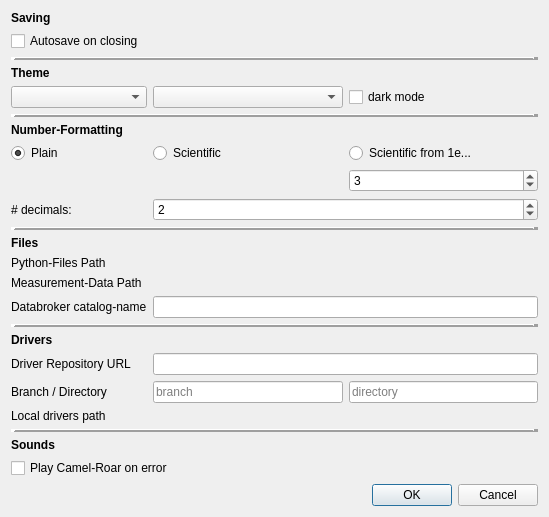
<?xml version="1.0" encoding="UTF-8"?>
<ui version="4.0">
 <class>settings_window</class>
 <widget class="QDialog" name="settings_window">
  <property name="geometry">
   <rect>
    <x>0</x>
    <y>0</y>
    <width>549</width>
    <height>485</height>
   </rect>
  </property>
  <property name="windowTitle">
   <string>Dialog</string>
  </property>
  <layout class="QGridLayout" name="gridLayout">
   <item row="4" column="1">
    <widget class="QComboBox" name="comboBox_theme"/>
   </item>
   <item row="2" column="1" colspan="3">
    <widget class="Line" name="line">
     <property name="frameShadow">
      <enum>QFrame::Raised</enum>
     </property>
     <property name="lineWidth">
      <number>5</number>
     </property>
     <property name="orientation">
      <enum>Qt::Horizontal</enum>
     </property>
    </widget>
   </item>
   <item row="10" column="2" colspan="2">
    <widget class="QSpinBox" name="spinBox_n_decimals">
     <property name="value">
      <number>2</number>
     </property>
    </widget>
   </item>
   <item row="8" column="1">
    <widget class="QRadioButton" name="radioButton_plain_numbers">
     <property name="text">
      <string>Plain</string>
     </property>
     <property name="checkable">
      <bool>true</bool>
     </property>
     <property name="checked">
      <bool>true</bool>
     </property>
    </widget>
   </item>
   <item row="10" column="1">
    <widget class="QLabel" name="label_4">
     <property name="maximumSize">
      <size>
       <width>16777215</width>
       <height>17</height>
      </size>
     </property>
     <property name="text">
      <string># decimals:</string>
     </property>
    </widget>
   </item>
   <item row="17" column="1">
    <widget class="QLabel" name="label_10">
     <property name="text">
      <string>Databroker catalog-name</string>
     </property>
    </widget>
   </item>
   <item row="0" column="1" colspan="3">
    <widget class="QLabel" name="label">
     <property name="maximumSize">
      <size>
       <width>16777215</width>
       <height>17</height>
      </size>
     </property>
     <property name="font">
      <font>
       <weight>75</weight>
       <italic>false</italic>
       <bold>true</bold>
      </font>
     </property>
     <property name="text">
      <string>Saving</string>
     </property>
    </widget>
   </item>
   <item row="8" column="3">
    <widget class="QRadioButton" name="radioButton_mixed">
     <property name="text">
      <string>Scientific from 1e...</string>
     </property>
    </widget>
   </item>
   <item row="12" column="1" colspan="3">
    <widget class="QLabel" name="label_5">
     <property name="maximumSize">
      <size>
       <width>16777215</width>
       <height>17</height>
      </size>
     </property>
     <property name="font">
      <font>
       <weight>75</weight>
       <bold>true</bold>
      </font>
     </property>
     <property name="text">
      <string>Files</string>
     </property>
    </widget>
   </item>
   <item row="11" column="1" colspan="3">
    <widget class="Line" name="line_3">
     <property name="frameShadow">
      <enum>QFrame::Raised</enum>
     </property>
     <property name="lineWidth">
      <number>5</number>
     </property>
     <property name="orientation">
      <enum>Qt::Horizontal</enum>
     </property>
    </widget>
   </item>
   <item row="25" column="1" colspan="3">
    <widget class="QCheckBox" name="checkBox_play_camel_on_error">
     <property name="text">
      <string>Play Camel-Roar on error</string>
     </property>
    </widget>
   </item>
   <item row="21" column="2">
    <widget class="QLineEdit" name="lineEdit_branch">
     <property name="placeholderText">
      <string>branch</string>
     </property>
    </widget>
   </item>
   <item row="5" column="1" colspan="3">
    <widget class="Line" name="line_2">
     <property name="frameShadow">
      <enum>QFrame::Raised</enum>
     </property>
     <property name="lineWidth">
      <number>5</number>
     </property>
     <property name="orientation">
      <enum>Qt::Horizontal</enum>
     </property>
    </widget>
   </item>
   <item row="16" column="1">
    <widget class="QLabel" name="label_7">
     <property name="maximumSize">
      <size>
       <width>16777215</width>
       <height>17</height>
      </size>
     </property>
     <property name="text">
      <string>Measurement-Data Path</string>
     </property>
    </widget>
   </item>
   <item row="17" column="2" colspan="2">
    <widget class="QLineEdit" name="lineEdit_catalog_name"/>
   </item>
   <item row="7" column="1" colspan="3">
    <widget class="QLabel" name="label_3">
     <property name="maximumSize">
      <size>
       <width>16777215</width>
       <height>17</height>
      </size>
     </property>
     <property name="font">
      <font>
       <weight>75</weight>
       <bold>true</bold>
      </font>
     </property>
     <property name="text">
      <string>Number-Formatting</string>
     </property>
    </widget>
   </item>
   <item row="23" column="1" colspan="3">
    <widget class="Line" name="line_5">
     <property name="frameShadow">
      <enum>QFrame::Raised</enum>
     </property>
     <property name="lineWidth">
      <number>5</number>
     </property>
     <property name="orientation">
      <enum>Qt::Horizontal</enum>
     </property>
    </widget>
   </item>
   <item row="9" column="3">
    <widget class="QSpinBox" name="spinBox_scientific_from">
     <property name="value">
      <number>3</number>
     </property>
    </widget>
   </item>
   <item row="8" column="2">
    <widget class="QRadioButton" name="radioButton_scientific">
     <property name="text">
      <string>Scientific</string>
     </property>
    </widget>
   </item>
   <item row="3" column="1" colspan="3">
    <widget class="QLabel" name="label_2">
     <property name="maximumSize">
      <size>
       <width>16777215</width>
       <height>17</height>
      </size>
     </property>
     <property name="font">
      <font>
       <weight>75</weight>
       <bold>true</bold>
      </font>
     </property>
     <property name="text">
      <string>Theme</string>
     </property>
    </widget>
   </item>
   <item row="26" column="1" colspan="3">
    <widget class="QDialogButtonBox" name="buttonBox">
     <property name="orientation">
      <enum>Qt::Horizontal</enum>
     </property>
     <property name="standardButtons">
      <set>QDialogButtonBox::Cancel|QDialogButtonBox::Ok</set>
     </property>
    </widget>
   </item>
   <item row="13" column="1">
    <widget class="QLabel" name="label_6">
     <property name="maximumSize">
      <size>
       <width>16777215</width>
       <height>17</height>
      </size>
     </property>
     <property name="text">
      <string>Python-Files Path</string>
     </property>
    </widget>
   </item>
   <item row="18" column="1" colspan="3">
    <widget class="Line" name="line_6">
     <property name="frameShadow">
      <enum>QFrame::Raised</enum>
     </property>
     <property name="lineWidth">
      <number>5</number>
     </property>
     <property name="orientation">
      <enum>Qt::Horizontal</enum>
     </property>
    </widget>
   </item>
   <item row="20" column="2" colspan="2">
    <widget class="QLineEdit" name="lineEdit_repo"/>
   </item>
   <item row="20" column="1">
    <widget class="QLabel" name="label_12">
     <property name="text">
      <string>Driver Repository URL</string>
     </property>
    </widget>
   </item>
   <item row="21" column="1">
    <widget class="QLabel" name="label_14">
     <property name="text">
      <string>Branch / Directory</string>
     </property>
    </widget>
   </item>
   <item row="22" column="1">
    <widget class="QLabel" name="label_8">
     <property name="maximumSize">
      <size>
       <width>16777215</width>
       <height>17</height>
      </size>
     </property>
     <property name="text">
      <string>Local drivers path</string>
     </property>
    </widget>
   </item>
   <item row="21" column="3">
    <widget class="QLineEdit" name="lineEdit_directory">
     <property name="placeholderText">
      <string>directory</string>
     </property>
    </widget>
   </item>
   <item row="24" column="1" colspan="3">
    <widget class="QLabel" name="label_11">
     <property name="font">
      <font>
       <weight>75</weight>
       <bold>true</bold>
      </font>
     </property>
     <property name="text">
      <string>Sounds</string>
     </property>
    </widget>
   </item>
   <item row="19" column="1" colspan="3">
    <widget class="QLabel" name="label_13">
     <property name="font">
      <font>
       <weight>75</weight>
       <bold>true</bold>
      </font>
     </property>
     <property name="text">
      <string>Drivers</string>
     </property>
    </widget>
   </item>
   <item row="4" column="2">
    <widget class="QComboBox" name="comboBox_material_theme"/>
   </item>
   <item row="22" column="2" colspan="2">
    <widget class="Path_Button_Edit" name="pathButton_device_path" native="true"/>
   </item>
   <item row="16" column="2" colspan="2">
    <widget class="Path_Button_Edit" name="pathButton_meas_files" native="true"/>
   </item>
   <item row="13" column="2" colspan="2">
    <widget class="Path_Button_Edit" name="pathButton_py_files" native="true"/>
   </item>
   <item row="1" column="1" colspan="3">
    <widget class="QCheckBox" name="checkBox_autosave">
     <property name="text">
      <string>Autosave on closing</string>
     </property>
    </widget>
   </item>
   <item row="4" column="3">
    <widget class="QCheckBox" name="checkBox_dark">
     <property name="text">
      <string>dark mode</string>
     </property>
    </widget>
   </item>
  </layout>
 </widget>
 <customwidgets>
  <customwidget>
   <class>Path_Button_Edit</class>
   <extends>QWidget</extends>
   <header>CAMELS.ui_widgets.path_button_edit</header>
   <container>1</container>
  </customwidget>
 </customwidgets>
 <resources/>
 <connections>
  <connection>
   <sender>buttonBox</sender>
   <signal>accepted()</signal>
   <receiver>settings_window</receiver>
   <slot>accept()</slot>
   <hints>
    <hint type="sourcelabel">
     <x>248</x>
     <y>254</y>
    </hint>
    <hint type="destinationlabel">
     <x>157</x>
     <y>274</y>
    </hint>
   </hints>
  </connection>
  <connection>
   <sender>buttonBox</sender>
   <signal>rejected()</signal>
   <receiver>settings_window</receiver>
   <slot>reject()</slot>
   <hints>
    <hint type="sourcelabel">
     <x>316</x>
     <y>260</y>
    </hint>
    <hint type="destinationlabel">
     <x>286</x>
     <y>274</y>
    </hint>
   </hints>
  </connection>
 </connections>
</ui>
